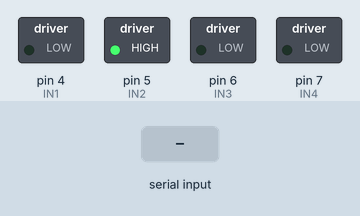
This sketch was run on a simulated Arduino Uno, built with avr-gcc and run on an emulated ATmega328P. On the bench: switched loads named in the sketch (green lamp = pin HIGH). Inputs (shaded band) come from the test bench.

Above: at 0.01 s.
At 1.2 s:
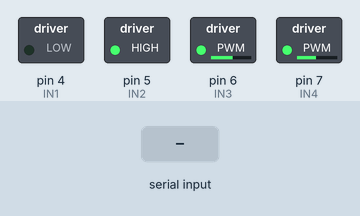
1.3 s: "CMD:MOVEORDER \n" received over the second serial link
At 4.2 s:
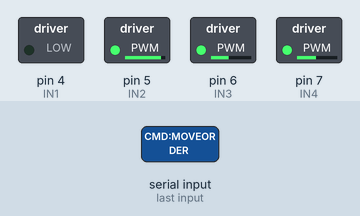
Timing chart, 0 to 5.7 s (numbered marks = the images above; inputs shaded):
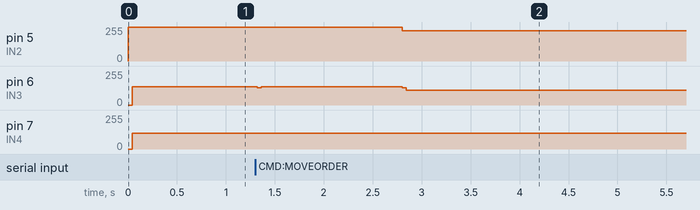

Measured:
- after the input at 1.3 s, pin 5 (IN2): 255/255 → 228/255 after 1.5 s instead of 0.22 s

The sketch:

car.ino
```cpp
/*  car.ino
 *  @file      car.ino
 *  @author    Peyton Anton Rapo
 *  @date      11-March-2024
 *  @brief     Code to run on car for use in the final project (Part C) of lab 4
 *
 *  This code will read in commands from serial and will handle these commands accordingly. Currently supports:
 *  - Movement Commands (CMD:MOVE x,y) where x,y is the percentage of max to move in that direction (-1,1) for each
 *  - Debug Enable Commands (CMD:DEBUG TRUE)
 *  - Debug Enable Commands (CMD:DEBUG FALSE)
 *
 *  Acknowledgments:
 *  - FreeRTOS Blink_AnalogRead example served as the starting point for this code
 *  - FreeRTOS Documentation
 *  - Arduino Documentation
 *  - FreeRTOS debugging tips (provided by course staff)
 *  - HC06 Tutorial: https://www.instructables.com/Tutorial-Using-HC06-Bluetooth-to-Serial-Wireless-U-1/
 *  - Dual Bridge Motor Driver Tutorial: https://www.bananarobotics.com/shop/How-to-use-the-L298N-Dual-H-Bridge-Motor-Driver
 */

#include <Arduino_FreeRTOS.h>
#include <queue.h>
#include <SoftwareSerial.h>

////////////////////////////////////////////////
// BLUETOOTH SETUP
////////////////////////////////////////////////

int RxD = 2;
int TxD = 3;
SoftwareSerial HC06(RxD,TxD);

////////////////////////////////////////////////
// DEBUG VARIABLES
////////////////////////////////////////////////

bool DEBUG = false;

////////////////////////////////////////////////
// TASK SKELETONS
////////////////////////////////////////////////

void TaskCommunicationManager( void *pvParameters );

void TaskCarManager( void *pvParameters );

////////////////////////////////////////////////
// COMMUNICATION MANAGER VARIABLES
////////////////////////////////////////////////

// Pointer to TaskUpdateMovement so I can start/suspend it as needed
TaskHandle_t updatePtr = NULL;

// TaskCommunicationManager will add updates to the updateQueue
// TaskMoveCar will read from the updateQueue and update its current movement order
QueueHandle_t updateQueue = NULL;

////////////////////////////////////////////////
// CAR MANAGER VARIABLES
////////////////////////////////////////////////

// Pins for reading from the thumbstick
#define IN1 4
#define IN2 5
#define IN3 6
#define IN4 7

// Definition of a movement order
struct movementOrder {
  float xVal; // -x is turn left and +x is turn right
  float yVal; // -y is reverse and +y is forward
};

// How long a car can go without a new update before stopping itself
// This is in ticks which I think are 1 ms, so this is a timeout of 100 ms.
// The CommunicationManager tries to read a message every 10 ms
// so this means it'd have to fail 10 times in a row to trigger this.
#define TIMEOUT 100

////////////////////////////////////////////////
// ARDUINO SETUP & LOOP
////////////////////////////////////////////////

/**
 * @brief will run once at the beginning of the arduino life cycle. Assumes connected to computer to start
 *
 * REFERENCES: Used Blink_AnalogRead FreeRTOS example as the starter code for this method
 */
void setup() {
  // Want this to occur before anything else, and not multithreaded.
  // Start bluetooth serial on baud rate of 9600. Can be interfaced with only by the python server over bluetooth

  // Use serial for debugging
  if (DEBUG) {
    Serial.begin(9600);

    while (!Serial) {
      ; // wait for bluetooth to connect. Needed for native USB, on LEONARDO, MICRO, YUN, and other 32u4 based boards.
    }
  } else {
    HC06.begin(9600);

    while (!HC06) {
      ; // wait for bluetooth to connect. Needed for native USB, on LEONARDO, MICRO, YUN, and other 32u4 based boards.
    }
  }

  // Want both tasks to always be running and to be equal priority so they wait till they delay
  xTaskCreate(
    TaskCommunicationManager
    ,  "CommunicationManager"
    ,  128
    ,  NULL
    ,  0
    ,  NULL );

  xTaskCreate(
    TaskCarManager
    ,  "CarManager"
    ,  128
    ,  NULL
    ,  0
    ,  NULL );

  // Now the task scheduler, which takes over control of scheduling individual tasks, is automatically started.
}

/**
 * @brief run as often as possible on the arduino. Not used for FreeRTOS.
 *
 * REFERENCES: Used Blink_AnalogRead FreeRTOS example as the starter code for this method
 */
void loop()
{
  // Empty. Things are done in Tasks.
}

////////////////////////////////////////////////
// COMMUNICATION MANAGER TASK
////////////////////////////////////////////////

/**
 * @brief Reads CMD messages from bluetooth and handles the messages accordingly. Supports movement and debug enable/disable commands.
 *
 * REFERENCES: Used Blink_AnalogRead FreeRTOS example as the starter code for this method, Arduino and FreeRTOS documentation, and the FreeRTOS debugging tips provided by the course staff.
 */
void TaskCommunicationManager(void *pvParameters)
{
  (void) pvParameters;

  // wait for 10 ms as recommended in the FreeRTOS debugging tips
  vTaskDelay( 10 / portTICK_PERIOD_MS );

  // this will only be run once since TaskCommunicationManager is only called once
  communicationManagerSetup();

  updatePtr = NULL;

  // Always want to be in a loop of waiting for CMDs from the server and then updating the current movement order and sending back an ACK
  for (;;) {
    // Wait for a CMD message from bluetooth serial (Blocking)
    if (DEBUG) {
      while(!Serial.available()) { // block until there is data to read
        // Checking at a rate of 100Hz (100 times per second) so should be fast enough for real time, while waiting some time
        vTaskDelay( 10 / portTICK_PERIOD_MS ); // wait for 10 ms, which frees up the time for the car to move
      }
    } else {
      while(!HC06.available()) { // block until there is data to read
        // Checking at a rate of 100Hz (100 times per second) so should be fast enough for real time, while waiting some time
        vTaskDelay( 10 / portTICK_PERIOD_MS ); // wait for 10 ms, which frees up the time for the car to move
      }
    }

    // Handle CMD message (in the form of "CMD:command\n")
    String cmd = "";
    if (DEBUG) {
      cmd = Serial.readStringUntil('\n');
    } else {
      cmd = HC06.readStringUntil('\n');
    }
    debug(cmd);

    // for each CMD message we must reply with a ACK message
    // since the bluetooth chip isn't great and we aren't processing ACK commands rn
    // it is not necesarry to reply.
    if (cmd.startsWith("CMD:MOVEORDER ")) { // command to update movement order
      debug("Recevied Command: MOVEORDER");
      processMoveOrder(cmd);
      // HC06.println("ACK: MOVEORDER UPDATED");
      debug("ACK: MOVEORDER UPDATED");
    } else if (cmd.equals("CMD:DEBUG TRUE")) { // command to enable debug mode
      DEBUG = true;
      // HC06.println("ACK:DEBUG MODE ENABLED");
      debug("ACK:DEBUG MODE ENABLED");
    } else if (cmd.equals("CMD:DEBUG FALSE")) { // command to disable debug mode
      DEBUG = false;
      // HC06.println("ACK:DEBUG MODE DISABLED");
      debug("ACK:DEBUG MODE DISABLED");
    } else { // unknown command
      debug("Error Recevied Unknown Command: " + cmd);
      debug("ACK:UNKNOWN CMD");
      // HC06.println("ACK:UNKNOWN CMD");
    }
  }
}

////////////////////////////////////////////////
// CAR MANAGER TASK
////////////////////////////////////////////////

/**
 * @brief Will constantly move car according to the current move order. Reads from the updateQueue to update move order accordingly
 *
 * REFERENCES: Used Blink_AnalogRead FreeRTOS example as the starter code for this method, FreeRTOS documentation, and the FreeRTOS debugging tips provided by the course staff.
 */
void TaskCarManager(void *pvParameters)
{
  (void) pvParameters;

  // wait for 10 ms as recommended in the FreeRTOS debugging tips
  vTaskDelay( 10 / portTICK_PERIOD_MS );

  // this will only be run once since TaskCarManager is only called once
  carManagerSetup();

  // run movement test. Could make this its own CMD
  // movementTest();

  // Want the car doing nothing intially
  movementOrder currOrder = {0.0, 0.0};

  TickType_t lastUpdate = xTaskGetTickCount();

  for(;;) {
    // if there is a new movement order, update current order
    movementOrder newOrder; // place to put new order. Would move into currOrder but might overwrite even if unsuccessful
    if (xQueueReceive(updateQueue, &newOrder, (TickType_t) 0) == pdPASS) { // want a wait of 0 ticks since we want it to never block on waiting
      currOrder = newOrder; // update order
      lastUpdate = xTaskGetTickCount(); // update the last time an update has happened
    } else {
      TickType_t currTick = xTaskGetTickCount();
      // if we haven't had an update in a while, stop the car as there has most likely been an error
      if (currTick - lastUpdate >= TIMEOUT) {
        currOrder = {0.0, 0.0};
        stopCar(); // make sure the car is stopped lol
      }
    }

    // process current movement order and convert to a duty cycle
    float xVal = currOrder.xVal; // -x is turn left and +x is turn right
    float yVal = currOrder.yVal; // -y is reverse and +y is forward

    // The sign of the values determine direction & the value determines the percentage of the duty cycle to run for
    // In this case we set the period to be 10 ms since that's the current message communication wait time (so we can treat that as the movement time).
    // The range of xVal and yVal are [-1,1] on increments of +-0.1 This means we can multiply by 10 to get which milliseconds to run up to
    // i.e. if xVal = 0.8 for the first 8 ms for this current millis() frame we will run it.

    // since we didn't manage to figure out rotation and forward/back at the same time we will alternate who is activating each tick by delaying for 1 ms for each instruction.
    // This does mean there will be a 2 ms delay between an update and it being applied potentially.

    unsigned long time; // container for time

    // check if xVal is in this current ms
    time = millis();
    if (abs(xVal) * 10 <= (time % 11)) { // if we don't pass the car is already stopped
      if (xVal < 0) { // turn left aka counter clockwise
        rotateCounterClockwise();
      } else { // turn right aka clockwise
        rotateClockwise();
      }
    } else {
      stopCar();
    }
    vTaskDelay( 1 / portTICK_PERIOD_MS ); // delay for 1 ms

    // check if yVal is in this current ms
    time = millis();
    if (abs(yVal) * 10 <= (time % 11)) { // if we don't pass the car is already stopped
      if (yVal < 0) { // move backward
        moveBackward();
      } else { // move forward
        moveForward();
      }
    } else {
      stopCar();
    }
    vTaskDelay( 1 / portTICK_PERIOD_MS ); // delay for 1 ms
  }
}


////////////////////////////////////////////////
// COMMUNICATION MANAGER HELPER FUNCTIONS
////////////////////////////////////////////////

/**
 * @brief Setups up everything the communication manager needs. Only the updateQueue as of now.
 *
 * REFERENCE: FreeRTOS documentation
 */
void communicationManagerSetup() {
  // Really only needs to be size 1 since we are working with sending things one at a time
  // could maybe even use a global variable.
  updateQueue = xQueueCreate(
    1,
    sizeof(movementOrder)
  );
}

/**
 * @brief Proceses a move order and sends it to the update queue
 *
 * REFERENCE: FreeRTOS documentation and Arduino documentation
 */
void processMoveOrder(String cmd) {
  float xVal = 0.0;
  float yVal = 0.0;

  // Parse cmd for xVal and yVal
  // cmd is in the form "CMD:MOVEORDER x.x,y.y"
  // x is indices [14, 18]
  // y is indices [19, 23]
  xVal = cmd.substring(14, 17).toFloat();
  yVal = cmd.substring(18, 22).toFloat();

  // Create movement order
  movementOrder order = {xVal, yVal};

  // timeout = 0 aka an error has occured if we ever have to wait.
  if (xQueueSendToBack(updateQueue, (void *) &order, (TickType_t) 0) != pdPASS) {
    // error occured. For now there is no error handling, but can maybe try to restart the system as an expansion upon this project.
    debug("Error: Can't send data back to updateQueue");
  }
  // // wait for 10 ms, which frees up the time for the car to move
  // vTaskDelay( 10 / portTICK_PERIOD_MS );
}

////////////////////////////////////////////////
// CAR MANAGER HELPER FUNCTIONS
////////////////////////////////////////////////

/**
 * @brief Setups up everything the car manager needs. Currently this entails setting the motors as outputs.
 */
void carManagerSetup() {
  pinMode(IN1, OUTPUT);
  pinMode(IN2, OUTPUT);
  pinMode(IN3, OUTPUT);
  pinMode(IN4, OUTPUT);
}

/**
 * @brief Sets the wheels of the car to rotate the car counter clockwise
 *
 * REFERENCE: Dual Bridge Motor Driver Tutorial
 */
void rotateCounterClockwise() {
  // Left side of the car: going forward
  digitalWrite(IN3, HIGH);
  digitalWrite(IN4, LOW);

  // Right side of the car: going backward
  digitalWrite(IN1, HIGH);
  digitalWrite(IN2, LOW);
}

/**
 * @brief Sets the wheels of the car to rotate the car clockwise
 *
 * REFERENCE: Dual Bridge Motor Driver Tutorial
 */
void rotateClockwise() {
  // Left side of the car: going backward
  digitalWrite(IN3, LOW);
  digitalWrite(IN4, HIGH);

  // Right side of the car: going forward
  digitalWrite(IN1, LOW);
  digitalWrite(IN2, HIGH);
}

/**
 * @brief Sets the wheels of the car to be moving forward
 *
 * REFERENCE: Dual Bridge Motor Driver Tutorial
 */
void moveForward() {
  // Left side of the car: going forward
  digitalWrite(IN3, HIGH);
  digitalWrite(IN4, LOW);

  // Right side of the car: going backward
  digitalWrite(IN1, LOW);
  digitalWrite(IN2, HIGH);
}

/**
 * @brief Sets the wheels of the car to be moving backward
 *
 * REFERENCE: Dual Bridge Motor Driver Tutorial
 */
void moveBackward() {
  // Left side of the car: going backward
  digitalWrite(IN3, LOW);
  digitalWrite(IN4, HIGH);

  // Right side of the car: going backward
  digitalWrite(IN1, HIGH);
  digitalWrite(IN2, LOW);
}

/**
 * @brief Stop all of the wheels of the car
 *
 * REFERENCE: Dual Bridge Motor Driver Tutorial
 */
void stopCar() {
  // Left side of the car: Stopped
  digitalWrite(IN3, LOW);
  digitalWrite(IN4, LOW);

  // Right side of the car: Stopped
  digitalWrite(IN1, LOW);
  digitalWrite(IN2, LOW);
}

/**
 * @brief Test that all directions are currently working and moving the correct way. For use in debugging only.
 */
void movementTest() {
  stopCar(); // stop card so there is a bit of a delay before the test starts
  vTaskDelay( 1000 / portTICK_PERIOD_MS );
  rotateCounterClockwise();
  vTaskDelay( 500 / portTICK_PERIOD_MS );
  rotateClockwise();
  vTaskDelay( 500 / portTICK_PERIOD_MS );
  moveForward();
  vTaskDelay( 500 / portTICK_PERIOD_MS );
  moveBackward();
  vTaskDelay( 500 / portTICK_PERIOD_MS );
  stopCar();
}

////////////////////////////////////////////////
// UTIL FUNCTIONS
////////////////////////////////////////////////

/**
 * @brief Prints to both serial ports if DEBUG mode is enabled
 */
void debug(String msg) {
  if (DEBUG) {
    Serial.println(msg);
  }
}
```
